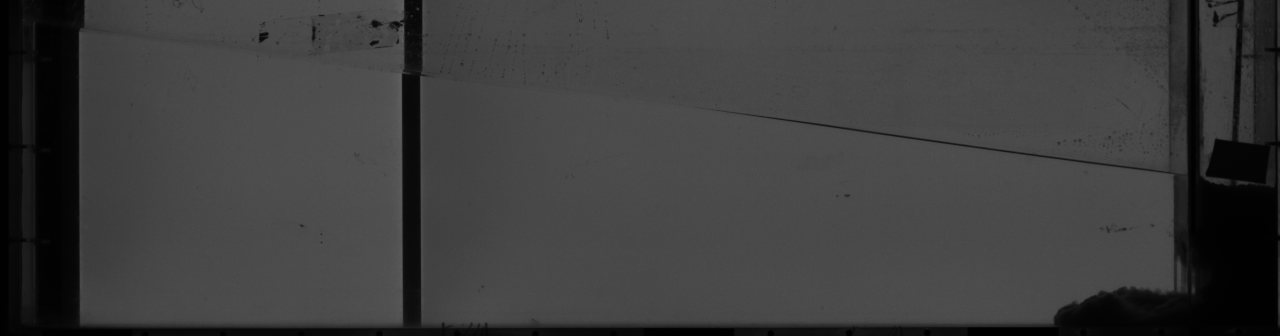
#> input picture paper/figures_B&W/figure_scripts_B&W/src/images_figure1/IMFT/image_0375.tif, 2560 x 671 px (shown at 1/2 size); its folder holds 4 pictures in this run
$ python figure1.py src/images_figure1/IMFT/image_0375.tif
#> lines starting #> are read from the running program, lines starting #| are printed output that depends on the picture
### paper/figures_B&W/figure_scripts_B&W/template.py
import os

import cmocean as cmo
import matplotlib.pyplot as plt
import matplotlib.style as style
import numpy as np
from matplotlib import rcParams
from matplotlib.colors import to_rgb
from matplotlib.lines import Line2D
from scipy.constants import golden


def to_grayscale(color):
    return np.array([np.sum(to_rgb(color)) / 3 for i in range(3)])


# %% Default parameters (matplotlib.rcParams)
style.use("tableau-colorblind10")

# %% Loading custom style
plt.style.use(os.path.join(os.path.dirname(__file__), "src/style.mplstyle"))

# %%
# Defining some constants
inches_per_cm = 0.3937
regular_aspect_ratio = 1 / golden


# %% Figure sizing

full_text_width = 492.982  # page width, in pt
column_width = 240.089  # one column width, in pt

large_figure_width = full_text_width * 0.35136 * 0.1 * inches_per_cm  # in inches
half_figure_width = column_width * 0.35136 * 0.1 * inches_per_cm  # in inches

half_figure_size = np.array([1, regular_aspect_ratio]) * half_figure_width
large_figure_size = np.array([1, regular_aspect_ratio]) * large_figure_width

half_figure_size_inv = np.array([1, 1 / regular_aspect_ratio]) * half_figure_width
large_figure_size_inv = np.array([1, 1 / regular_aspect_ratio]) * large_figure_width

rcParams["figure.figsize"] = large_figure_size

# %% colors

# cmap_images = cmo.cm.ice
cmap_images = cmo.cm.gray
cmap_images2 = cmo.cm.gray_r
# cmap_images = cmo.cm.dense_r
# cmap_images = cmr.arctic

color_cycle = plt.rcParams["axes.prop_cycle"].by_key()["color"]

# color_setups = {'Julien': '#823329', 'Jean': '#FE7F2D',
#                 'Cyril': '#FCCA46', 'Cyril/Marie': '#619B8A', 'Rastello': '#A1C181'}

datasets = {
    "Julien Chauchat": "4",
    "Jean Schneider": "3",
    "Cyril Gadal": "1",
    "Marie Rastello - Cyril Gadal": "2",
    "Marie Rastello": "2",
}
# color_datasets = {'SedFoam': '#780116', '3': '#FE7F2D',
#                   '1': '#FCCA46', '2': '#83B692'}

# color_datasets_BW = {key: to_grayscale(
#     to_rgb(color)) for key, color in color_datasets.items()}

white = np.array([1, 1, 1])
color_datasets_BW = {"1": 0.9 * white, "2": 0.7 * white, "3": 0.5 * white, "4": 0.3 * white}

marker_style = {
    "glass beads": "o",
    "silica sand": "h",
    "Hydrogels": "*",
    "PMMA": "D",
    "polystyren beads": "X",
    "SedFoam": "s",
}

legend_names = {
    "glass beads": "glass beads",
    "silica sand": "silica sand",
    "Hydrogels": "hydrogels",
    "PMMA": "PMMA",
    "polystyren beads": "polystyren beads",
    "SedFoam": "simulations",
}

dataset_zorder = {"1": 0, "2": 1, "3": 2, "4": 2}
dataset_zorder2 = {"1": 0, "2": 2, "3": 2, "4": 1}

# %% corresponding legend

legend_datasets = [
    Line2D(
        [0],
        [0],
        marker="s" if dataset == "SedFoam" else "o",
        color=color_datasets_BW[dataset],
        ls="none",
        label=dataset,
    )
    for dataset in sorted(color_datasets_BW.keys())
]

legend_particles = [
    Line2D(
        [0],
        [0],
        marker=marker_style[particle],
        markerfacecolor="none",
        markeredgecolor="k",
        ls="none",
        label=legend_names[particle],
    )
    for particle in sorted(marker_style.keys())
]

# %% variables

phi_c = 0.45


# %% plot functions


# [17 lines left out: function mscatter, not called in this run]

### paper/figures_B&W/figure_scripts_B&W/figure1.py
import glob
import os
import sys

import matplotlib.pyplot as plt
import matplotlib.transforms as mtransforms
import numpy as np
import template as tp
from matplotlib.path import Path
from template import to_grayscale

plt.rcParams["figure.constrained_layout.hspace"] = 0
plt.rcParams["figure.constrained_layout.wspace"] = 0
plt.rcParams["figure.constrained_layout.h_pad"] = 0.005
plt.rcParams["figure.constrained_layout.w_pad"] = 0.005


def sind(x):
    return np.sin(x * np.pi / 180.0)


def cosd(x):
    return np.cos(x * np.pi / 180.0)


def Rotation_matrix(theta):
    return np.array([[cosd(theta), -sind(theta)], [sind(theta), cosd(theta)]])


# %%
# ## Sketches parameters
# colors
# color_water = 'aliceblue'
color_water = to_grayscale("lightcyan")
# color_water_salt = 'lightgreen'
color_water_salt = 0.9 * to_grayscale("#F3F7D4")
color_sed = to_grayscale("peru")
color_walls = "k"
alpha_water = 1

# dimension parameters
tank_height = 45  # cm
tank_length = 165  # cm
door_pos = 15  # cm
door_height = 1.1 * tank_height
door_pad = 0 * tank_height
y_bottom = 0  # cm, at the end of the canal
x_bottom = 0  # cm, at the end of the canal
mixing_height = tank_height
mixing_pad = 0.2 * tank_height
mixing_width = 0.15 * mixing_height


SLOPES = np.array([-7, -40, 0])
water_height_facts = [0.89, 1, 0.89]  # proportion of tank height
width_ratios = tank_length * cosd(SLOPES) + np.abs(tank_height * sind(SLOPES))


figsize = (tp.large_figure_width, 0.9 * tp.large_figure_width)
fig = plt.figure(figsize=figsize, layout="compressed")

subfigs = fig.subfigures(2, 1, height_ratios=(0.339, 0.6603), hspace=0.005)

# %%%%%%% Sketches

axs_sketches = subfigs[0].subplots(1, 3, width_ratios=width_ratios, gridspec_kw={"wspace": 0.02})

ax_labels = ["a", "b", "c"]
for i, (ax, ax_label, slope, water_height_fact) in enumerate(
    zip(axs_sketches.flatten(), ax_labels, SLOPES, water_height_facts)
):
    ax.set_aspect("equal")
    ax.set_axis_off()
    # ax.set_xticks([])
    # ax.set_yticks([])

    # parameters
    water_height = water_height_fact * tank_height  # cm, at end of the canal

    # ## reference points
    slope_vec = np.array([cosd(slope), sind(slope)])
    slope_vec_up = np.array([-sind(slope), cosd(slope)])
    down_vec = np.array([0, -1])
    # tank
    bottom_right = np.array([x_bottom, y_bottom])
    bottom_left = bottom_right - tank_length * slope_vec
    top_right = bottom_right + tank_height * slope_vec_up
    top_left = bottom_left + tank_height * slope_vec_up
    # door
    bottom_door = bottom_left + door_pos * slope_vec + door_pad * slope_vec_up
    top_door = bottom_door + door_height * slope_vec_up
    # water (ambient)
    bottom_door_water = bottom_door
    bottom_right_water = bottom_right
    top_right_water = bottom_right_water + water_height * slope_vec_up
    if ax_label == "b":
        top_door_water = top_right_water - (tank_length - door_pos) * slope_vec
    else:
        top_door_water = top_right_water - (tank_length - door_pos) * np.array([1, 0]) / cosd(slope)
    #
    # water (reservoir)
    bottom_right_water_reservoir = bottom_door_water
    top_right_water_reservoir = top_door_water
    bottom_left_water_resevoir = bottom_left
    top_left_water_reservoir = top_door_water - door_pos * np.array([1, 0]) / cosd(slope)

    xy_water = [bottom_door_water, top_door_water, top_right_water, bottom_right_water]
    xy_water_reservoir = [
        bottom_left_water_resevoir,
        top_left_water_reservoir,
        top_right_water_reservoir,
        bottom_right_water_reservoir,
    ]

    # mixing
    bottom_mixing = bottom_left + 0.5 * door_pos * slope_vec + mixing_pad * slope_vec_up
    top_mixing = bottom_mixing + mixing_height * slope_vec_up
    bottom_left_mixing = bottom_mixing - 0.5 * mixing_width * slope_vec
    bottom_right_mixing = bottom_mixing + 0.5 * mixing_width * slope_vec

    # sediment position generation
    ngrains = 70
    # np.random.seed(220212021)
    np.random.seed(999999)
    xsed = door_pos * np.random.random((ngrains,))
    ysed = 1.2 * water_height * np.random.random((ngrains,))
    # if i == 0:
    #     xsed, ysed = door_pos * \
    #         np.random.random((ngrains, )), water_height * \
    #         (1+sind(slope))*np.random.random((ngrains, ))
    # else:
    #     xsed, ysed = door_pos*np.random.random((ngrains, )), 0.5*water_height*(
    #         1+sind(slope))*np.random.random((ngrains, ))
    xsed, ysed = (np.dot(Rotation_matrix(slope), np.array([xsed, ysed])).T - tank_length * slope_vec).T

    # ## ploting sketch
    hpad = 0.007 * tank_length
    ax.set_xlim(bottom_left[0] - 0.2 * door_height * np.abs(sind(slope)) - hpad, top_right[0] + hpad)
    ax.set_ylim(bottom_right[1] - 0.2 * door_height, top_door[1] + 0.4 * door_height)
    # ax.set_xlim(bottom_left[0] - 0.05*tank_length,
    #             top_right[0] + 0.05*tank_length)
    # ax.set_ylim(bottom_right[1] - 0.2*door_height, top_door[1]+0.4*door_height)

    #
    # ## tank walls
    ax.plot([bottom_left[0], bottom_right[0]], [bottom_left[1], bottom_right[1]], color=color_walls)
    ax.plot([bottom_left[0], top_left[0]], [bottom_left[1], top_left[1]], color=color_walls)
    ax.plot([bottom_right[0], top_right[0]], [bottom_right[1], top_right[1]], color=color_walls)
    ax.plot([bottom_door[0], top_door[0]], [bottom_door[1], top_door[1]], color=color_walls)
    if i == 1:
        ax.plot([top_door_water[0], top_right[0]], [top_door_water[1], top_right[1]], color=color_walls)
    # ## water
    poly_water = plt.Polygon(xy_water, facecolor=color_water, alpha=alpha_water, edgecolor=None)
    ax.add_patch(poly_water)
    poly_water_reservoir = plt.Polygon(
        xy_water_reservoir,
        facecolor=color_water_salt if ax_label == "c" else color_water,
        alpha=alpha_water,
        edgecolor=None,
    )
    ax.add_patch(poly_water_reservoir)

    # ## sediments
    mask_in = Path(xy_water_reservoir).contains_points(np.array([xsed, ysed]).T, radius=3)
    ax.scatter(xsed[mask_in], ysed[mask_in], color=color_sed, s=0.7)
    # ax.scatter(xsed[ysed < water_height], ysed[ysed <
    #            water_height], color=color_sed, s=0.7)

    # # ## mixing
    # ax.plot([bottom_mixing[0], top_mixing[0]], [
    #         bottom_mixing[1], top_mixing[1]], color=color_mixing)
    # ax.plot([bottom_left_mixing[0], bottom_right_mixing[0]],
    #         [bottom_left_mixing[1], bottom_right_mixing[1]], color=color_mixing, lw=2)

    # ## annotations
    ax.plot(
        [bottom_right[0], bottom_right[0] - 0.4 * tank_length], [bottom_right[1], bottom_right[1]], ls="--", color="k"
    )
    theta = np.linspace(180, 180 + slope, 100)
    x, y = 0.35 * tank_length * np.array([cosd(theta), sind(theta)]) + bottom_right[:, None]
    ax.plot(x, y, color="k")
    #
    if ax_label in ["a", "b"]:
        ax.text(bottom_right[0] - 0.4 * tank_length, 0.75 * y.mean(), r"$\alpha$", ha="right", va="center")

    ax.annotate(
        "",
        xytext=top_door,
        xy=top_door + 0.4 * door_height * slope_vec_up,
        arrowprops=dict(arrowstyle="-|>", shrinkA=4, shrinkB=0, color="k"),
    )

    xy = bottom_right - 0.195 * door_height * slope_vec_up
    xytext = bottom_door - 0.195 * door_height * slope_vec_up
    ax.annotate("", xytext=xytext, xy=xy, arrowprops=dict(arrowstyle="<->", shrinkA=0, shrinkB=0, color="k"))
    xytext = (xy + xytext) / 2 - slope_vec_up * 0.05 * door_height
    ax.text(xytext[0], xytext[1], r"$L_{1}$", ha="center", va="top")
    #
    xy = bottom_left - 0.195 * door_height * slope_vec_up
    xytext = bottom_door - 0.195 * door_height * slope_vec_up
    ax.annotate("", xytext=xytext, xy=xy, arrowprops=dict(arrowstyle="<->", shrinkA=0, shrinkB=0, color="k"))
    xytext = (xy + xytext) / 2
    ax.text(xytext[0], xytext[1] - 0.06 * door_height, r"$L_{0}$", ha="center", va="top")

# %%%%%%% experimental images
subfigures_images = subfigs[1].subfigures(3, 1, height_ratios=(0.75, 0.10, 0.2), hspace=0.022 / 2)

ax_line = subfigures_images[1].subplots(1, 1)
ax_line.hlines(y=0.5, xmin=0.3, xmax=0.7, transform=ax_line.transAxes, color="k")
ax_line.set_axis_off()

subfigures_images_top = subfigures_images[0].subfigures(1, 3, width_ratios=width_ratios)

# ## IMFT (sand80m_H19/run03)
path_imgs = "src/images_figure1/IMFT"
images = [plt.imread(img) for img in sorted(glob.glob(os.path.join(path_imgs, "*.tif")))]
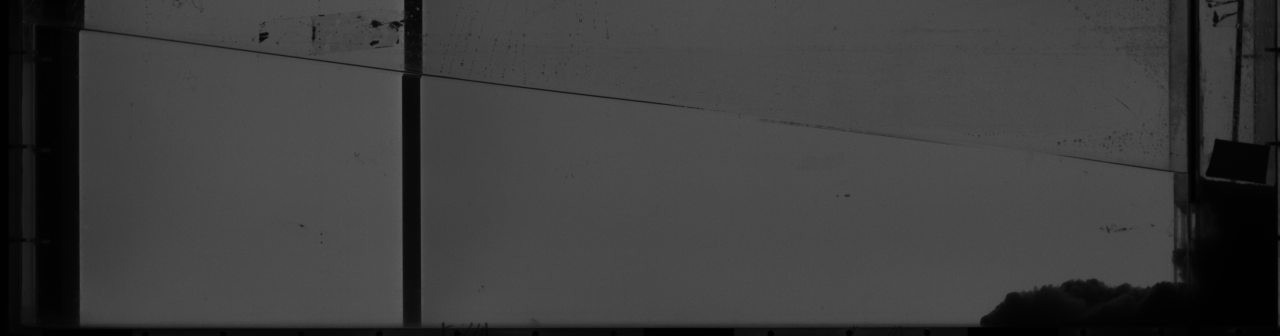
#> input picture paper/figures_B&W/figure_scripts_B&W/src/images_figure1/IMFT/image_0433.tif, 2560 x 671 px (shown at 1/2 size)
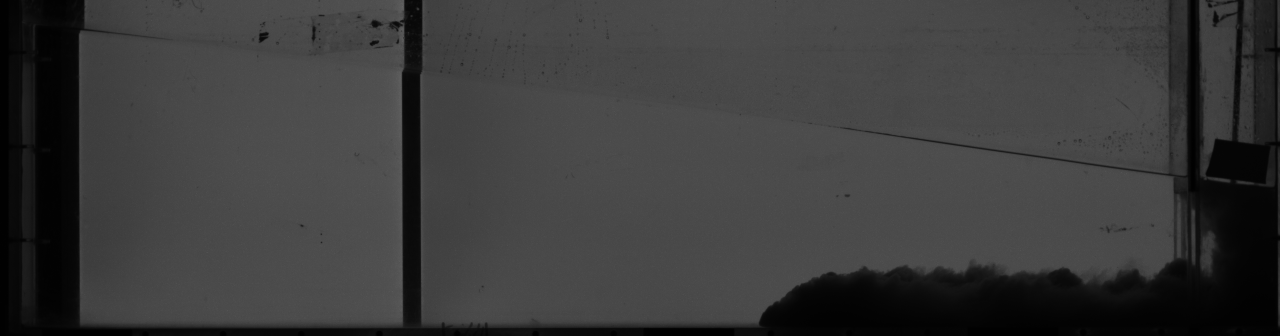
#> input picture paper/figures_B&W/figure_scripts_B&W/src/images_figure1/IMFT/image_0575.tif, 2560 x 671 px (shown at 1/2 size)
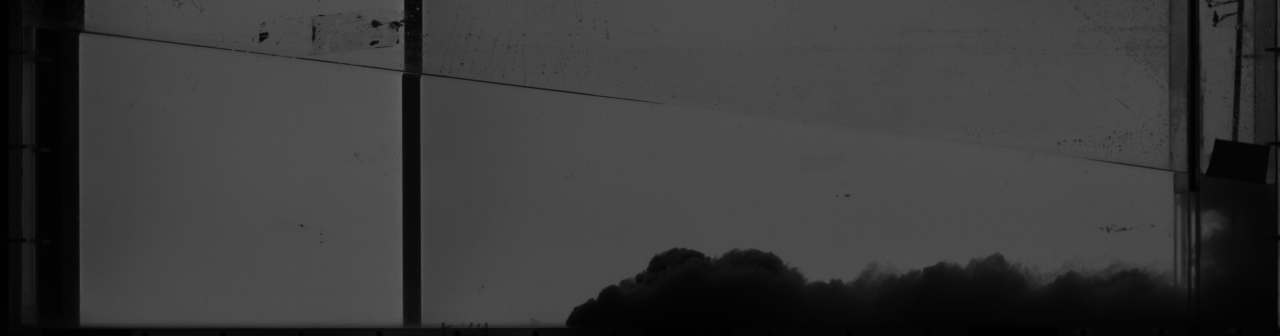
#> input picture paper/figures_B&W/figure_scripts_B&W/src/images_figure1/IMFT/image_0700.tif, 2560 x 671 px (shown at 1/2 size)

axs_IMFT = subfigures_images_top[0].subplots(len(images), 1, gridspec_kw={"hspace": 0.03})

for ax, img in zip(axs_IMFT, images):
#> (the run stopped early here; a loop or call above may not have finished)
